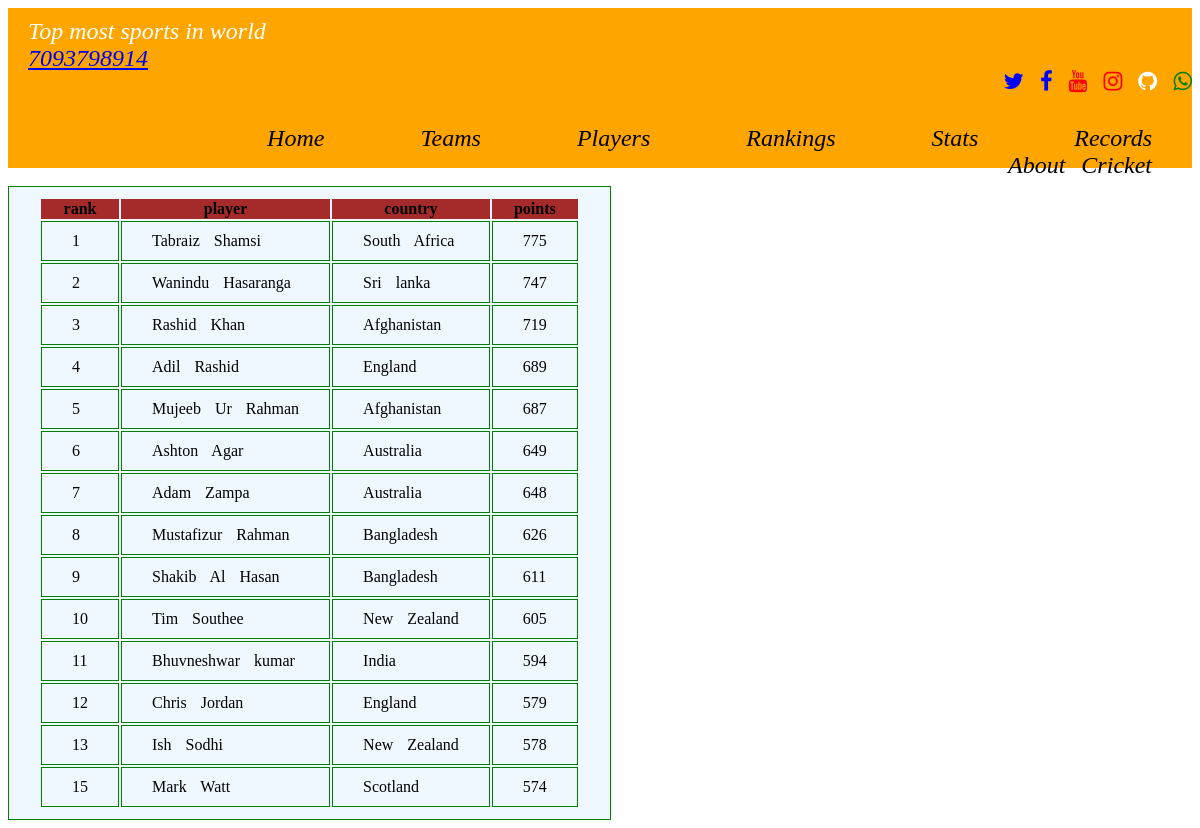
The app's page /web/icc_t20bowling_team with its own data.
### web/models.py (models this page shows)
class TbowlingRankings(models.Model):
    rank=models.IntegerField()
    player=models.CharField(max_length=80)
    country=models.CharField(max_length=80)
    points=models.IntegerField()

### web/views.py (the view)
# urls.py: path('icc_t20bowling_team',views.icc_t20bowling_team,name='icc_t20bowling_team'),
def icc_t20bowling_team(request):
    ar=TbowlingRankings.objects.all
    return render(request,'web/icc_t20bowling_team.html',{'access_records':ar})

### template/web/icc_t20bowling_team.html (shortened to what this page needs)
<!DOCTYPE html>
{% extends "web/all.html" %}
{% load static %}
{% block body_block %}
<body >
    <div class="body">
         <table>
         <div class="dhana">
                <tr>
                  <th colspan="0">rank</th>
                  <th colspan="0">player</th>
                  <th colspan="1">country</th>
                  <th colspan="1">points</th>
                </tr>
                {% for acc in access_records %}
                <tr>
                  <td>{{ acc.rank }}</td>
                  <td>{{ acc.player }}</td>
                  <td>{{ acc.country }}</td>
                  <td>{{ acc.points }}</td>
                </tr>
                {% endfor %}
    </div></table>
        {% endblock %}

### static/images/css/style.css (style rules this page uses)
table,td { border: 1px solid green; background-color: aliceblue; word-spacing: 10px; padding: 10px 30px 10px 30px; color: black; }
th { background-color: brown; }

### records on screen
TbowlingRankings: rank "1", player "Tabraiz Shamsi", country "South Africa", points "775"
TbowlingRankings: rank "2", player "Wanindu Hasaranga", country "Sri lanka", points "747"
TbowlingRankings: rank "3", player "Rashid Khan", country "Afghanistan", points "719"
TbowlingRankings: rank "4", player "Adil Rashid", country "England", points "689"
TbowlingRankings: rank "5", player "Mujeeb Ur Rahman", country "Afghanistan", points "687"
TbowlingRankings: rank "6", player "Ashton Agar", country "Australia", points "649"
TbowlingRankings: rank "7", player "Adam Zampa", country "Australia", points "648"
TbowlingRankings: rank "8", player "Mustafizur Rahman", country "Bangladesh", points "626"
TbowlingRankings: rank "9", player "Shakib Al Hasan", country "Bangladesh", points "611"
TbowlingRankings: rank "10", player "Tim Southee", country "New Zealand", points "605"
TbowlingRankings: rank "11", player "Bhuvneshwar kumar", country "India", points "594"
TbowlingRankings: rank "12", player "Chris Jordan", country "England", points "579"
TbowlingRankings: rank "13", player "Ish Sodhi", country "New Zealand", points "578"
TbowlingRankings: rank "15", player "Mark Watt", country "Scotland", points "574"
